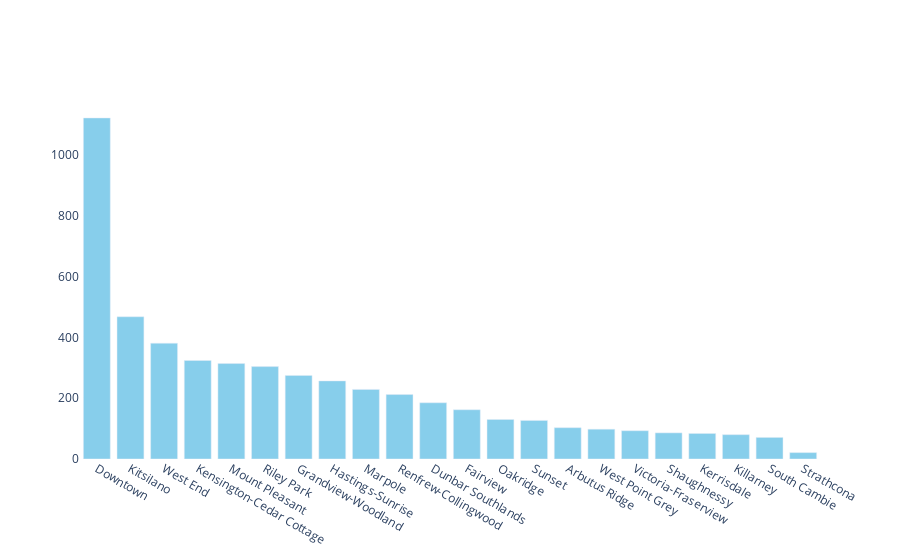

Notebook code for this chart:
### Code cell
data=go.Bar(x=sorted_counts['neighbourhood'], y=sorted_counts['counts'], marker_color='skyblue')

layout = go.Layout(
    paper_bgcolor='rgba(0,0,0,0)',
    plot_bgcolor='rgba(0,0,0,0)'
)

fig = go.Figure(data=data, layout=layout)

fig.show()

### Figure 1 — Plotly figure (JSON) as saved in the notebook; plotly's stock layout.template omitted (floating-point values rounded to 4 significant figures)
{"data": [{"marker": {"color": "skyblue"}, "type": "bar", "x": ["Downtown", "Kitsilano", "West End", "Kensington-Cedar Cottage", "Mount Pleasant", "Riley Park", "Grandview-Woodland", "Hastings-Sunrise", "Marpole", "Renfrew-Collingwood", "Dunbar Southlands", "Fairview", "Oakridge", "Sunset", "Arbutus Ridge", "West Point Grey", "Victoria-Fraserview", "Shaughnessy", "Kerrisdale", "Killarney", "South Cambie", "Strathcona"], "y": [1122, 468, 381, 324, 314, 304, 275, 257, 229, 212, 185, 162, 130, 127, 103, 98, 93, 86, 84, 80, 71, 21]}], "layout": {"paper_bgcolor": "rgba(0,0,0,0)", "plot_bgcolor": "rgba(0,0,0,0)"}}
